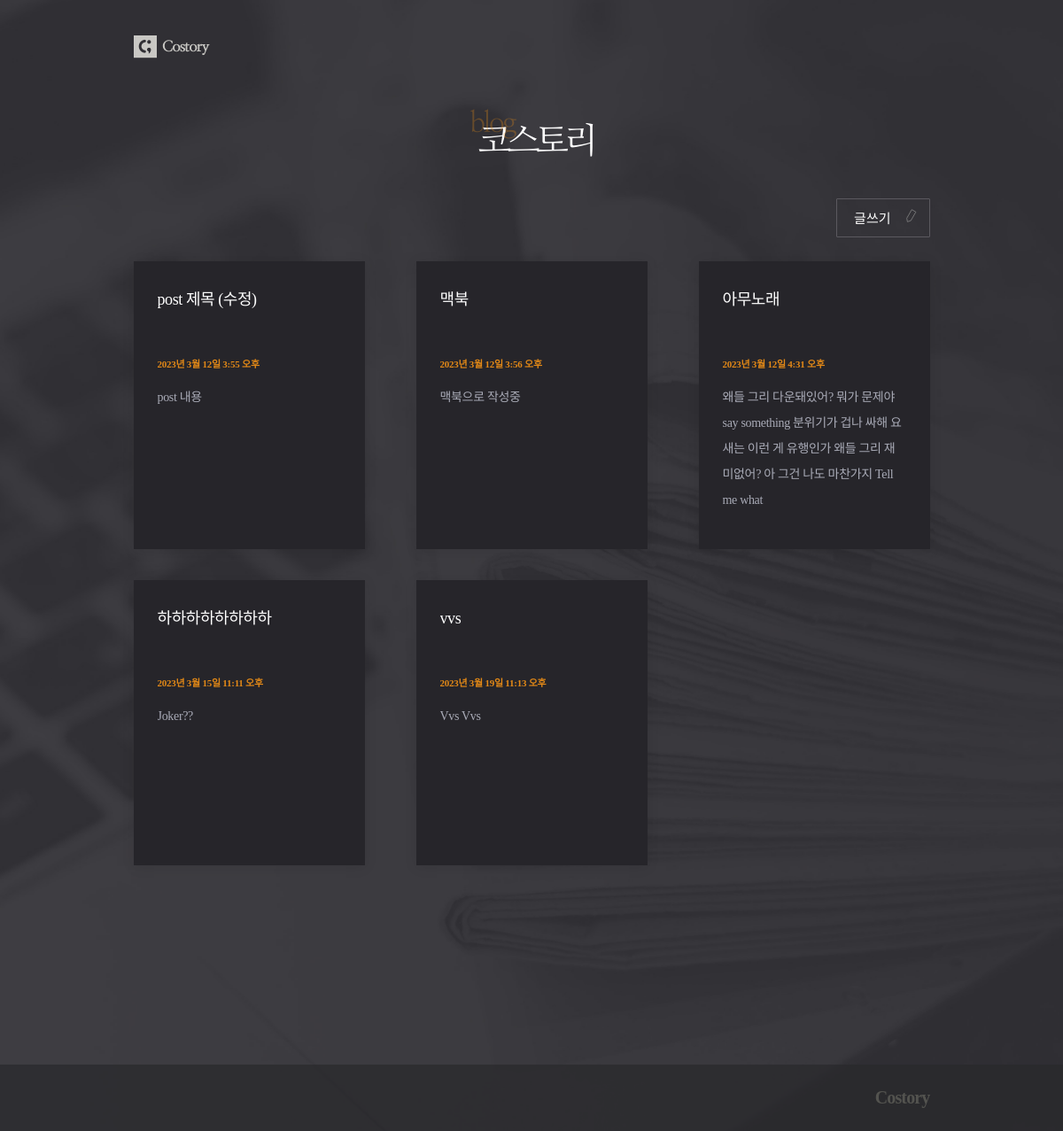
/posts/, run on the app's committed database.
### posts/models.py (models this page shows, shortened)
class Post(models.Model):
    title = models.CharField(max_length=50)
    content = models.TextField()
    dt_created = models.DateTimeField(verbose_name="Date Created",auto_now_add=True)
    dt_modified = models.DateTimeField(verbose_name="Date Modified",auto_now=True)

### posts/views.py (the view)
# urls.py: path('posts/', views.post_list, name='post-list'), #name속성을 주면 나중에 하나하나 수정안해도 되고 유지보수에 좋음.
def post_list(request):
    posts = Post.objects.all()
    context = {"posts" : posts}
    return render(request, 'posts/post_list.html', context)

### posts/templates/posts/post_list.html
{% extends './base.html' %}
{% load static %}
{% block css %}
    <link rel="stylesheet" href="{% static 'posts/css/post_list.css' %}">
{% endblock css %}
{% block logo_text %}
    <div id="header">
        <div class="container">
            <h1><img src="{% static 'posts/images/headertxt.png' %}"></h1>
        </div>
    </div>
{% endblock logo_text %}
{% block content %}
    <div class="btn_post">
        <a href="{% url 'post-create' %}">글쓰기</a>
    </div>
    <div class="post_container">
        {% for post in posts %}
            <div class="post"><a href="{% url 'post-detail' post.id %}">
                <h2 class="title">{{post.title}}</h2>
                <p class="date">{{post.dt_created}}</p>
                <p class="text">{{post.content|slice:":100"}}</p>
            </a></div>
        {% endfor %}
    </div>
{% endblock content %}

### posts/templates/posts/base.html (shortened to what this page needs)
{% load static %}
<!DOCTYPE html>
<html lang="en">
<head>
    {% block css %}
    {% endblock css %}
</head>
<body>
   <div id="warp">
        <div id="header">
            <div id="nav">
                <div class="logo">
                    <a href="{% url 'post-list' %}"><img src="{% static 'posts/images/logo.png' %}"></a>
                </div>
            </div>
        </div>
        {% block logo_text %}
        {% endblock logo_text %}
        <div id="content">
            <div class="container">
                {% block content %}
                {% endblock content %}
            </div>
        </div>
        <div id="footer">
            <div class="footer">
                <p>Costory</p>
            </div>
        </div>
    </div>
</body>
</html>

### posts/static/posts/css/post_list.css (style rules this page uses)
h1,h2,h3,p,a,ul,li { margin: 0; padding: 0; font-family : 'NanumMyeongjo'; font-weight: 200; list-style: none; text-decoration: none; outline: none; color: black; }
html { position: relative; min-height: 100%; margin: 0; }
body { min-height: 100%; margin: 0; padding: 0; background: url(../images/bg.jpg) no-repeat center top/cover; -webkit-font-smoothing: antialiased; -moz-osx-font-smoothing: auto; }
img { margin: 0; padding: 0; border: 0; }
#nav { height: 60px; }
#header { margin: 23px 0 39px; }
#content { margin-bottom: 300px; }
#footer { position: absolute; left: 0; bottom: 0; width: 100%; height: 75px; background: rgba(41, 41, 44, 0.7); }
.container { width: 899px; margin: 0 auto; }
.logo { width: 65%; min-width: 899px; margin: 0 auto; padding-top: 17px; }
.logo img { width: 88px; }
h1 { text-align: center; }
h1 img { width: 139px; }
.btn_post { text-align: right; }
.btn_post a { display: inline-block; margin-bottom: 27px; padding: 10px 43px 11px 19px; font-size: 15px; color: #fff; border: 1px solid #5b595f; border-radius: 1px; background: url(../images/pen.svg)no-repeat 75px 11px/16px; }
.post_container { display: grid; margin-bottom: 35px; grid-template-columns: repeat(3,1fr); grid-auto-rows: minmax(322px, auto); grid-column-gap: 58px; grid-row-gap: 35px; }
.post { background: #26252a; padding: 30px 29px 40px 27px; box-shadow: 0 2px 14px 0 rgba(0, 0, 0, 0.09); }
.post h2 { height: 54px; font-size: 18px; color: #fff; line-height: 1.5; letter-spacing: -0.42px; overflow: hidden; text-overflow: ellipsis; display: -webkit-box; -webkit-line-clamp: 2; -webkit-box-orient: vertical; word-wrap:break-word; }
.post .date { margin: 23px 0 17px; font-size: 11px; font-weight: bold; color: #e38917; letter-spacing: -0.25px; }
.post .text { font-size: 14px; color: #a9abb7; line-height: 2.07; letter-spacing: -0.32px; overflow: hidden; text-overflow: ellipsis; display: -webkit-box; -webkit-line-clamp: 5; -webkit-box-orient: vertical; word-wrap:break-word; }
.footer { width: 65%; min-width: 899px; margin: 0 auto; }
.footer p { text-align: right; font-size: 20px; line-height: 75px; font-weight: 800; letter-spacing: -0.85px; color: #53534f; }

### data on the page
Post: title "post 제목 (수정)", dt_created "2023년 3월 12일 3:55 오후", content "post 내용"
Post: title "맥북", dt_created "2023년 3월 12일 3:56 오후", content "맥북으로 작성중"
Post: title "아무노래", dt_created "2023년 3월 12일 4:31 오후", content "왜들 그리 다운돼있어? 뭐가 문제야 say something 분위기가 겁나 싸해 요새는 이런 게 유행인가 왜들 그리 재미없어? 아 그건 나도 마찬가지 Tell me what"
Post: title "하하하하하하하하", dt_created "2023년 3월 15일 11:11 오후", content "Joker??"
Post: title "vvs", dt_created "2023년 3월 19일 11:13 오후", content "Vvs Vvs"
